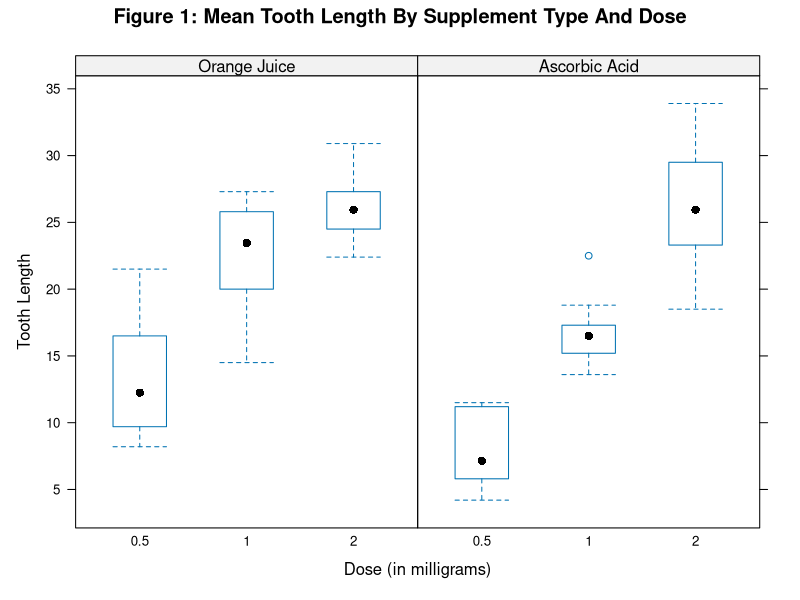

Recreate this plot in R.
## ---- chunk 1
data(ToothGrowth)
ToothGrowth$dose <- factor(ToothGrowth$dose)
ToothGrowth$supp <- factor(ToothGrowth$supp, labels = c("Orange Juice", "Ascorbic Acid"))
## ---- chunk 2
dim(ToothGrowth)
table(ToothGrowth$supp, ToothGrowth$dose) 
## ---- chunk 3
library(lattice)
with(ToothGrowth, bwplot(len ~ dose | supp, layout = c(2, 1), 
                         xlab = "Dose (in milligrams)",
                         ylab = "Tooth Length",
                         main = "Figure 1: Mean Tooth Length By Supplement Type And Dose"))
## ---- chunk 4
library(reshape2)
df.aggr <- melt(ToothGrowth, id = c("supp", "dose"))
df.aggr <- dcast(df.aggr, supp + dose ~ variable, mean)
names(df.aggr) <- c("Supplement", "Dose", "Mean Tooth Length")
df.aggr
## ---- chunk 5
sAA_d.5 <- ToothGrowth[1:10, ] # ascorbic acid, 0.5 mg dose
sAA_d1 <- ToothGrowth[11:20, ] # ascorbic acid, 1 mg dose
sAA_d2 <- ToothGrowth[21:30, ] # ascorbic acid, 2 mg dose
sOJ_d.5 <- ToothGrowth[31:40, ] # orange juice, 0.5 mg dose
sOJ_d1 <- ToothGrowth[41:50, ] # orange juice, 1 mg dose
sOJ_d2 <- ToothGrowth[51:60, ] # orange juice, 2 mg dose
## ---- chunk 6
t.test(sOJ_d.5$len, sAA_d.5$len, paired = FALSE, var.equal = TRUE)$conf # 0.5 mg dose
t.test(sOJ_d1$len, sAA_d1$len, paired = FALSE, var.equal = TRUE)$conf # 1 mg dose
t.test(sOJ_d2$len, sAA_d2$len, paired = FALSE, var.equal = TRUE)$conf # 2 mg dose
